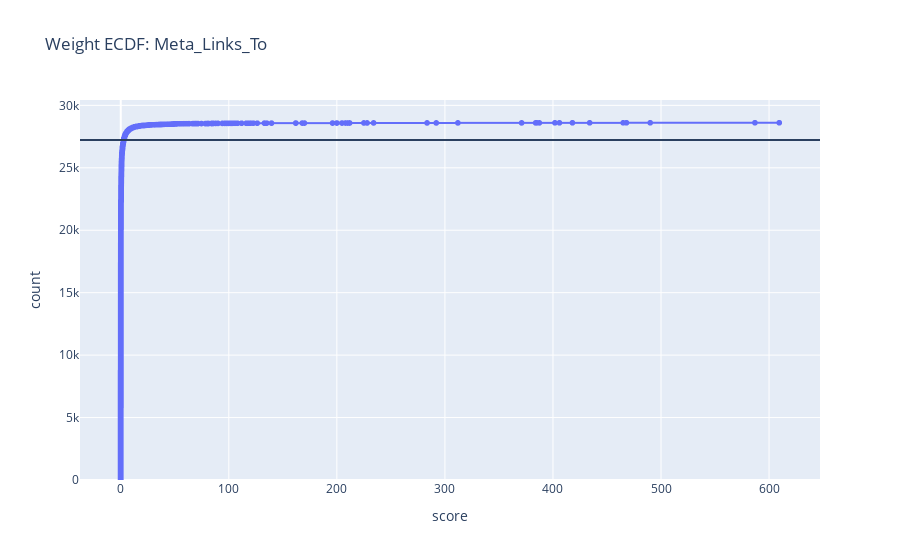

Here is the notebook cell this chart was saved with:
### Code cell
meta_relate.score_ecdf()

### Figure 1 — Plotly figure (JSON) as saved in the notebook; plotly's stock layout.template omitted (floating-point values rounded to 4 significant figures; data arrays with more than 128 entries replaced by an {"elided": "..."} marker saying what was removed)
{"data": [{"hovertemplate": "score=%{x}<br>count=%{y}<extra></extra>", "legendgroup": "", "line": {"dash": "solid", "shape": "hv"}, "marker": {"color": "#636efa", "symbol": "circle"}, "mode": "lines+markers", "name": "", "showlegend": false, "x": {"elided": "28607 float values"}, "xaxis": "x", "y": {"elided": "28607 int values"}, "yaxis": "y", "type": "scattergl"}], "layout": {"xaxis": {"anchor": "y", "domain": [0.0, 1.0], "title": {"text": "score"}}, "yaxis": {"anchor": "x", "domain": [0.0, 1.0], "title": {"text": "count"}, "rangemode": "tozero"}, "legend": {"tracegroupgap": 0}, "title": {"text": "Weight ECDF: Meta_Links_To"}, "shapes": [{"fillcolor": "green", "type": "line", "x0": 0, "x1": 1, "xref": "x domain", "y0": 27229, "y1": 27229, "yref": "y"}]}}
